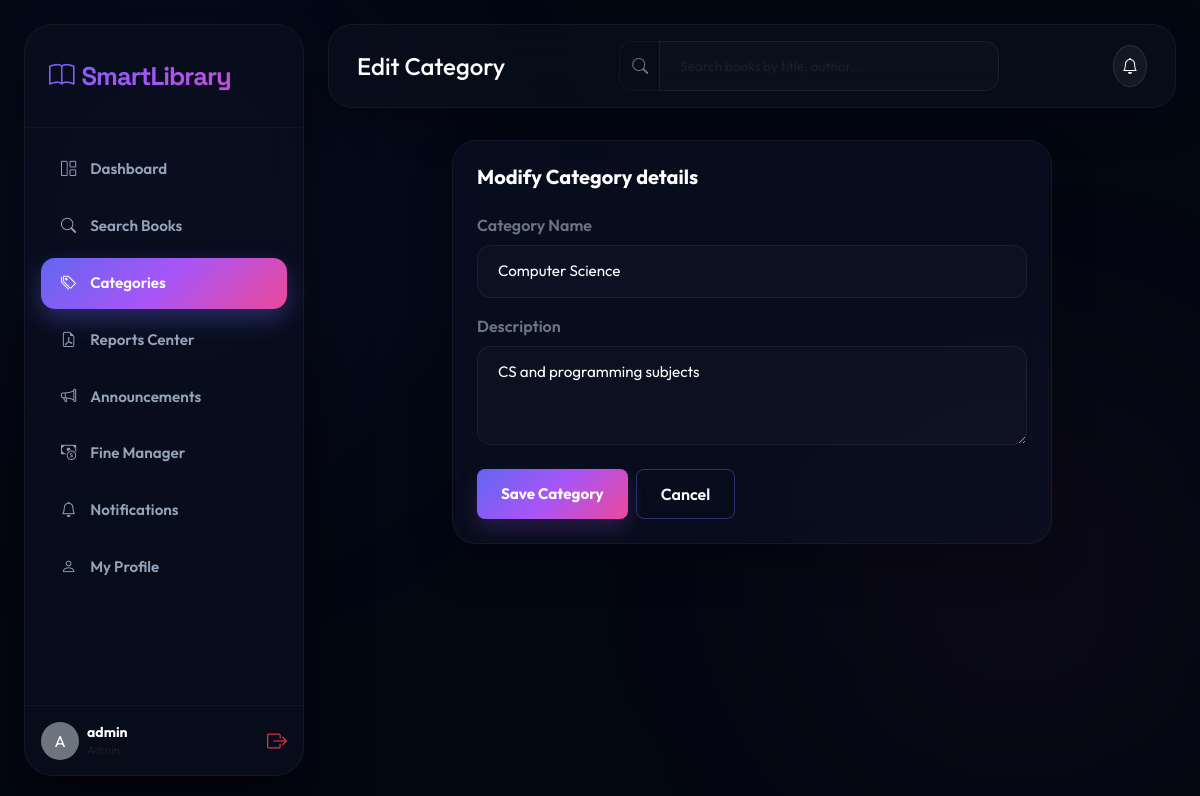
The app's page /categories/computer-science/edit/ (signed in) with its own data.
### library/models.py (models this page shows, shortened)
class CustomUser(AbstractUser):
    ROLE_CHOICES = [
        ('admin', 'Admin/Librarian'),
        ('student', 'Student'),
        ('faculty', 'Faculty'),
    ]
    role = models.CharField(max_length=10, choices=ROLE_CHOICES, default='student')
    phone = models.CharField(max_length=15, blank=True, null=True)
    profile_picture = models.ImageField(upload_to='profiles/', blank=True, null=True)

class Category(models.Model):
    name = models.CharField(max_length=100, unique=True)
    slug = models.SlugField(max_length=120, unique=True)
    description = models.TextField(blank=True, null=True)
    class Meta:
        verbose_name_plural = "Categories"

### library/views.py (the view)
# urls.py: path('categories/<slug:slug>/edit/', views.CategoryUpdateView.as_view(), name='category_edit'),
class CategoryUpdateView(AdminRequiredMixin, UpdateView):
    model = Category
    form_class = CategoryForm
    template_name = 'library/category_form.html'
    success_url = reverse_lazy('category_list')

### library/forms.py
class CategoryForm(forms.ModelForm):
    class Meta:
        model = Category
        fields = ['name', 'description']
        widgets = {
            'name': forms.TextInput(attrs={'class': 'form-control', 'placeholder': 'Enter category name'}),
            'description': forms.Textarea(attrs={'class': 'form-control', 'rows': 3, 'placeholder': 'Enter category description'}),
        }

### library/context_processors.py (called while the page is built)
def notifications(request):
    if request.user.is_authenticated:
        return {
            'unread_notifications_count': request.user.notifications.filter(is_read=False).count(),
            'latest_notifications': request.user.notifications.filter(is_read=False)[:5]
        }
    return {
        'unread_notifications_count': 0,
        'latest_notifications': []
    }

### library/views.py (called while the page is built)
def is_admin(user):
    return user.is_authenticated and user.role == 'admin'

    def test_func(self):
        return is_admin(self.request.user)

### library/templates/library/category_form.html (shortened to what this page needs)
{% extends 'base.html' %}
{% block page_title %}{% if form.instance.pk %}Edit Category{% else %}Add Category{% endif %}{% endblock %}
{% block content %}
<div class="container-fluid p-0">
    <div class="glass-card p-4 mx-auto" style="max-width: 600px;">
        <h5 class="fw-bold mb-4 text-white">{% if form.instance.pk %}Modify Category details{% else %}New Category details{% endif %}</h5>
        <form method="POST">
            <div class="mb-3">
                <label class="form-label fw-semibold text-secondary">Category Name</label>
                {{ form.name }}
            </div>
            <div class="mb-4">
                <label class="form-label fw-semibold text-secondary">Description</label>
                {{ form.description }}
            </div>
            <div class="d-flex gap-2">
                <button type="submit" class="btn btn-primary rounded-3 px-4 border-0">Save Category</button>
                <a href="{% url 'category_list' %}" class="btn btn-outline-primary rounded-3 px-4">Cancel</a>
            </div>
        </form>
    </div>
</div>
{% endblock %}

### library/templates/base.html (shortened to what this page needs)
{% load static %}
<!DOCTYPE html>
<html lang="en">
<head>
    <link href="https://cdn.jsdelivr.net/npm/bootstrap@5.3.2/dist/css/bootstrap.min.css" rel="stylesheet">
    <link rel="stylesheet" href="https://cdn.jsdelivr.net/npm/bootstrap-icons@1.11.1/font/bootstrap-icons.css">
    <link rel="stylesheet" href="{% static 'css/custom.css' %}">
</head>
<body>
    <div class="app-wrapper">
        <aside class="sidebar" id="appSidebar">
            <div class="brand">
                <i class="bi bi-book me-2"></i>SmartLibrary
            </div>
            <nav class="nav-menu d-flex flex-column justify-content-between" style="height: calc(100% - 100px); padding: 10px 0;">
                <div>
                    {% if user.is_authenticated %}
                        <a href="{% url 'dashboard' %}" class="nav-link {% if 'dashboard' in request.path %}active{% endif %}">
                            <i class="bi bi-grid-1x2"></i>
                            <span>Dashboard</span>
                        </a>
                        <a href="{% url 'book_list' %}" class="nav-link {% if 'books' in request.path and 'category' not in request.path %}active{% endif %}">
                            <i class="bi bi-search"></i>
                            <span>Search Books</span>
                        </a>
                        {% if user.role == 'admin' %}
                            <a href="{% url 'category_list' %}" class="nav-link {% if 'categories' in request.path %}active{% endif %}">
                                <i class="bi bi-tags"></i>
                                <span>Categories</span>
                            </a>
                            <a href="{% url 'reports' %}" class="nav-link {% if 'reports' in request.path %}active{% endif %}">
                                <i class="bi bi-file-earmark-pdf"></i>
                                <span>Reports Center</span>
                            </a>
                        {% endif %}
                        <a href="{% url 'announcement_list' %}" class="nav-link {% if 'announcements' in request.path %}active{% endif %}">
                            <i class="bi bi-megaphone"></i>
                            <span>Announcements</span>
                        </a>
                        <a href="{% url 'fine_list' %}" class="nav-link {% if 'fines' in request.path %}active{% endif %}">
                            <i class="bi bi-cash-coin"></i>
                            <span>Fine Manager</span>
                        </a>
                        <a href="{% url 'notification_list' %}" class="nav-link {% if 'notifications' in request.path %}active{% endif %}">
                            <i class="bi bi-bell"></i>
                            <span>Notifications</span>
                        </a>
                        <a href="{% url 'profile' %}" class="nav-link {% if 'profile' in request.path %}active{% endif %}">
                            <i class="bi bi-person"></i>
                            <span>My Profile</span>
                        </a>
                    {% endif %}
                </div>
                {% if user.is_authenticated %}
                    <div class="mt-auto pt-3 border-top border-secondary border-opacity-10 px-3 pb-2">
                        <div class="d-flex align-items-center justify-content-between">
                            <div class="d-flex align-items-center gap-2">
                                <div class="bg-secondary rounded-circle d-flex align-items-center justify-content-center text-white font-weight-bold" style="width: 38px; height: 38px; background-size: cover; ">
                                    {% if not user.profile_picture %}
                                        {{ user.username|slice:":1"|upper }}
                                    {% endif %}
                                </div>
                                <div style="line-height: 1.1;">
                                    <div class="text-white fw-bold small" style="max-width: 120px; overflow: hidden; text-overflow: ellipsis; white-space: nowrap;">{{ user.username }}</div>
                                    <small class="text-muted text-capitalize" style="font-size: 0.72rem;">{{ user.role }}</small>
                                </div>
                            </div>
                            <a href="{% url 'logout' %}" class="text-danger fs-5 ms-2" title="Logout"><i class="bi bi-box-arrow-right"></i></a>
                        </div>
                    </div>
                {% endif %}
            </nav>
        </aside>
        <div class="main-content">
            <header class="navbar-custom d-flex align-items-center justify-content-between">
                <div class="d-flex align-items-center gap-3">
                    <h4 class="m-0 text-white">{% block page_title %}Overview{% endblock %}</h4>
                </div>
                <div class="position-relative d-none d-md-block" style="width: 380px;">
                    <div class="input-group">
                        <span class="input-group-text bg-transparent border-end-0 border-secondary border-opacity-10 text-secondary" style="border-radius: 14px 0 0 14px;"><i class="bi bi-search"></i></span>
                        <input type="text" id="navbarSearchInput" class="form-control border-start-0 border-secondary border-opacity-10 text-white bg-transparent" placeholder="Search books by title, author..." style="border-radius: 0 14px 14px 0; font-size: 0.85rem;" autocomplete="off">
                    </div>
                </div>
                <div class="d-flex align-items-center gap-4">
                    {% if user.is_authenticated %}
                        <div class="dropdown">
                            <button class="btn btn-light rounded-circle position-relative p-2" type="button" data-bs-toggle="dropdown" aria-expanded="false" style="background: rgba(255, 255, 255, 0.05); border: 1px solid rgba(255, 255, 255, 0.1); color: white;">
                                <i class="bi bi-bell"></i>
                            </button>
                        </div>
                    {% else %}
                        <a href="{% url 'login' %}" class="btn btn-outline-primary px-3 py-1.5 btn-sm rounded-3">Sign In</a>
                        <a href="{% url 'register' %}" class="btn btn-primary px-3 py-1.5 btn-sm rounded-3">Register</a>
                    {% endif %}
                </div>
            </header>
            <main class="main-body-container">
                {% block content %}{% endblock %}
            </main>
        </div>
    </div>
</body>
</html>

### library/static/css/custom.css (style rules this page uses)
:root { --font-sans: 'Outfit', sans-serif; --font-display: 'Space Grotesk', sans-serif; --bg-main: #030712; --bg-surface: rgba(15, 23, 42, 0.45); --bg-sidebar: rgba(10, 15, 30, 0.7); --border-color: rgba(255, 255, 255, 0.05); --border-glow: rgba(99, 102, 241, 0.25); --clr-primary: #6366f1; --clr-secondary: #a855f7; --clr-pink: #ec4899; --gradient-accent: linear-gradient(135deg, #6366f1 0%, #a855f7 50%, #ec4899 100%); --text-pure: #ffffff; --text-primary: #f1f5f9; --text-secondary: #94a3b8; --text-muted: #475569; }
body { font-family: var(--font-sans); background-color: var(--bg-main); color: var(--text-primary); overflow-x: hidden; min-height: 100vh; position: relative; }
body::before { content: ''; position: fixed; top: -10%; left: -10%; width: 600px; height: 600px; background: radial-gradient(circle, rgba(99, 102, 241, 0.12) 0%, transparent 70%); z-index: -2; filter: blur(120px); pointer-events: none; }
body::after { content: ''; position: fixed; bottom: -10%; right: -10%; width: 600px; height: 600px; background: radial-gradient(circle, rgba(236, 72, 153, 0.08) 0%, transparent 70%); z-index: -2; filter: blur(120px); pointer-events: none; }
.app-wrapper { display: flex; min-height: 100vh; padding: 24px; gap: 24px; }
.sidebar { width: 280px; background: var(--bg-sidebar); backdrop-filter: blur(24px); -webkit-backdrop-filter: blur(24px); border: 1px solid var(--border-color); border-radius: 28px; height: calc(100vh - 48px); position: fixed; top: 24px; left: 24px; z-index: 1000; transition: all 0.4s cubic-bezier(0.16, 1, 0.3, 1); box-shadow: 0 30px 60px rgba(0, 0, 0, 0.6); }
.sidebar .brand { padding: 32px 24px; font-family: var(--font-display); font-size: 1.6rem; font-weight: 700; letter-spacing: -0.04em; background: var(--gradient-accent); -webkit-background-clip: text; -webkit-text-fill-color: transparent; border-bottom: 1px solid rgba(255, 255, 255, 0.03); }
.sidebar .nav-link { color: var(--text-secondary); padding: 14px 20px; font-weight: 600; font-size: 0.95rem; display: flex; align-items: center; gap: 14px; border-radius: 14px; margin: 6px 16px; transition: all 0.3s cubic-bezier(0.16, 1, 0.3, 1); }
.sidebar .nav-link.active { color: var(--text-pure); background: var(--gradient-accent); box-shadow: 0 10px 25px rgba(99, 102, 241, 0.35); }
.main-content { flex: 1; margin-left: 304px; min-height: calc(100vh - 48px); transition: all 0.4s cubic-bezier(0.16, 1, 0.3, 1); }
.glass-card { background: var(--bg-surface); backdrop-filter: blur(20px); -webkit-backdrop-filter: blur(20px); border: 1px solid var(--border-color); border-radius: 24px; padding: 30px; box-shadow: 0 20px 40px rgba(0, 0, 0, 0.3); transition: all 0.35s cubic-bezier(0.16, 1, 0.3, 1); }
.navbar-custom { position: relative !important; z-index: 1050 !important; background: rgba(13, 19, 33, 0.5); backdrop-filter: blur(24px); -webkit-backdrop-filter: blur(24px); border-radius: 24px; border: 1px solid var(--border-color); margin-bottom: 32px; padding: 16px 28px; box-shadow: 0 10px 40px rgba(0, 0, 0, 0.3); }
.form-control, .form-select { background-color: rgba(255, 255, 255, 0.02) !important; border: 1px solid rgba(255, 255, 255, 0.08) !important; color: var(--text-pure) !important; border-radius: 14px; padding: 14px 20px; font-size: 0.95rem; transition: all 0.3s cubic-bezier(0.16, 1, 0.3, 1); }
.btn-primary { background: var(--gradient-accent); border: none; padding: 14px 28px; border-radius: 14px; font-weight: 700; font-size: 0.95rem; color: var(--text-pure); box-shadow: 0 10px 20px rgba(168, 85, 247, 0.2); transition: all 0.3s cubic-bezier(0.16, 1, 0.3, 1); }
.btn-outline-primary { border: 1px solid rgba(99, 102, 241, 0.4); color: var(--text-pure); background: transparent; padding: 12px 24px; border-radius: 14px; font-weight: 600; transition: all 0.3s ease; }

### records on screen
CustomUser: username "A", username "admin"
Category: name "Computer Science", description "CS and programming subjects"
